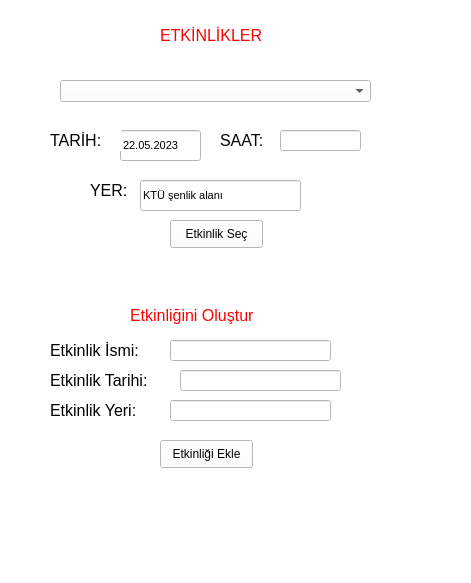
<?xml version="1.0" encoding="UTF-8"?>
<ui version="4.0">
 <class>Form</class>
 <widget class="QWidget" name="Form">
  <property name="geometry">
   <rect>
    <x>0</x>
    <y>0</y>
    <width>471</width>
    <height>583</height>
   </rect>
  </property>
  <property name="windowTitle">
   <string>Form</string>
  </property>
  <property name="styleSheet">
   <string notr="true">background-color: rgb(85, 255, 127);
background-color: rgb(255, 255, 255);</string>
  </property>
  <widget class="QLabel" name="etkinlikbaslk">
   <property name="geometry">
    <rect>
     <x>160</x>
     <y>10</y>
     <width>141</width>
     <height>51</height>
    </rect>
   </property>
   <property name="font">
    <font>
     <family>MS Shell Dlg 2</family>
     <pointsize>12</pointsize>
     <weight>9</weight>
     <italic>false</italic>
     <bold>false</bold>
    </font>
   </property>
   <property name="styleSheet">
    <string notr="true">font: 75 12pt &quot;MS Shell Dlg 2&quot;;
color: rgb(255, 0, 0);
font: 75 12pt &quot;MS Shell Dlg 2&quot;;
</string>
   </property>
   <property name="text">
    <string>ETKİNLİKLER</string>
   </property>
  </widget>
  <widget class="QComboBox" name="etkinlikler">
   <property name="geometry">
    <rect>
     <x>60</x>
     <y>80</y>
     <width>311</width>
     <height>22</height>
    </rect>
   </property>
  </widget>
  <widget class="QLineEdit" name="tarihsec">
   <property name="geometry">
    <rect>
     <x>120</x>
     <y>130</y>
     <width>81</width>
     <height>31</height>
    </rect>
   </property>
   <property name="font">
    <font>
     <family>MS Shell Dlg 2</family>
     <pointsize>8</pointsize>
     <weight>50</weight>
     <italic>false</italic>
     <bold>false</bold>
    </font>
   </property>
   <property name="styleSheet">
    <string notr="true">font: 14pt &quot;Segoe UI&quot;;
font: 8pt &quot;MS Shell Dlg 2&quot;;</string>
   </property>
   <property name="text">
    <string>22.05.2023</string>
   </property>
  </widget>
  <widget class="QLabel" name="label_tarih">
   <property name="geometry">
    <rect>
     <x>50</x>
     <y>130</y>
     <width>71</width>
     <height>21</height>
    </rect>
   </property>
   <property name="font">
    <font>
     <family>Segoe UI</family>
     <pointsize>12</pointsize>
    </font>
   </property>
   <property name="text">
    <string>TARİH:</string>
   </property>
  </widget>
  <widget class="QLabel" name="label_saat">
   <property name="geometry">
    <rect>
     <x>220</x>
     <y>130</y>
     <width>71</width>
     <height>21</height>
    </rect>
   </property>
   <property name="font">
    <font>
     <family>Segoe UI</family>
     <pointsize>12</pointsize>
    </font>
   </property>
   <property name="text">
    <string>SAAT:</string>
   </property>
  </widget>
  <widget class="QLineEdit" name="saatsec">
   <property name="geometry">
    <rect>
     <x>280</x>
     <y>130</y>
     <width>81</width>
     <height>21</height>
    </rect>
   </property>
   <property name="font">
    <font>
     <family>MS Shell Dlg 2</family>
     <pointsize>8</pointsize>
     <weight>50</weight>
     <italic>false</italic>
     <bold>false</bold>
    </font>
   </property>
   <property name="styleSheet">
    <string notr="true">font: 14pt &quot;Segoe UI&quot;;
font: 8pt &quot;MS Shell Dlg 2&quot;;</string>
   </property>
   <property name="text">
    <string/>
   </property>
  </widget>
  <widget class="QLabel" name="label_yer">
   <property name="geometry">
    <rect>
     <x>90</x>
     <y>180</y>
     <width>41</width>
     <height>21</height>
    </rect>
   </property>
   <property name="font">
    <font>
     <family>Segoe UI</family>
     <pointsize>12</pointsize>
    </font>
   </property>
   <property name="text">
    <string>YER:</string>
   </property>
  </widget>
  <widget class="QLineEdit" name="yersec">
   <property name="geometry">
    <rect>
     <x>140</x>
     <y>180</y>
     <width>161</width>
     <height>31</height>
    </rect>
   </property>
   <property name="font">
    <font>
     <family>MS Shell Dlg 2</family>
     <pointsize>8</pointsize>
     <weight>50</weight>
     <italic>false</italic>
     <bold>false</bold>
    </font>
   </property>
   <property name="styleSheet">
    <string notr="true">font: 14pt &quot;Segoe UI&quot;;
font: 8pt &quot;MS Shell Dlg 2&quot;;</string>
   </property>
   <property name="text">
    <string>KTÜ şenlik alanı</string>
   </property>
  </widget>
  <widget class="QPushButton" name="etkinligisec">
   <property name="geometry">
    <rect>
     <x>170</x>
     <y>220</y>
     <width>93</width>
     <height>28</height>
    </rect>
   </property>
   <property name="text">
    <string>Etkinlik Seç</string>
   </property>
  </widget>
  <widget class="QLabel" name="etkinligiolustur">
   <property name="geometry">
    <rect>
     <x>130</x>
     <y>290</y>
     <width>181</width>
     <height>51</height>
    </rect>
   </property>
   <property name="font">
    <font>
     <family>MS Shell Dlg 2</family>
     <pointsize>12</pointsize>
     <weight>9</weight>
     <italic>false</italic>
     <bold>false</bold>
    </font>
   </property>
   <property name="styleSheet">
    <string notr="true">font: 75 12pt &quot;MS Shell Dlg 2&quot;;
color: rgb(255, 0, 0);
font: 75 12pt &quot;MS Shell Dlg 2&quot;;
</string>
   </property>
   <property name="text">
    <string>Etkinliğini Oluştur</string>
   </property>
  </widget>
  <widget class="QLabel" name="etkinlikismi">
   <property name="geometry">
    <rect>
     <x>50</x>
     <y>340</y>
     <width>111</width>
     <height>21</height>
    </rect>
   </property>
   <property name="font">
    <font>
     <family>Segoe UI</family>
     <pointsize>12</pointsize>
    </font>
   </property>
   <property name="text">
    <string>Etkinlik İsmi:</string>
   </property>
  </widget>
  <widget class="QLineEdit" name="isim_olustur">
   <property name="geometry">
    <rect>
     <x>170</x>
     <y>340</y>
     <width>161</width>
     <height>21</height>
    </rect>
   </property>
   <property name="font">
    <font>
     <family>MS Shell Dlg 2</family>
     <pointsize>8</pointsize>
     <weight>50</weight>
     <italic>false</italic>
     <bold>false</bold>
    </font>
   </property>
   <property name="styleSheet">
    <string notr="true">font: 14pt &quot;Segoe UI&quot;;
font: 8pt &quot;MS Shell Dlg 2&quot;;</string>
   </property>
   <property name="text">
    <string/>
   </property>
  </widget>
  <widget class="QLineEdit" name="tarihsec_olustur">
   <property name="geometry">
    <rect>
     <x>180</x>
     <y>370</y>
     <width>161</width>
     <height>21</height>
    </rect>
   </property>
   <property name="font">
    <font>
     <family>MS Shell Dlg 2</family>
     <pointsize>8</pointsize>
     <weight>50</weight>
     <italic>false</italic>
     <bold>false</bold>
    </font>
   </property>
   <property name="styleSheet">
    <string notr="true">font: 14pt &quot;Segoe UI&quot;;
font: 8pt &quot;MS Shell Dlg 2&quot;;</string>
   </property>
   <property name="text">
    <string/>
   </property>
  </widget>
  <widget class="QLabel" name="label_tarih_3">
   <property name="geometry">
    <rect>
     <x>50</x>
     <y>370</y>
     <width>121</width>
     <height>21</height>
    </rect>
   </property>
   <property name="font">
    <font>
     <family>Segoe UI</family>
     <pointsize>12</pointsize>
    </font>
   </property>
   <property name="text">
    <string>Etkinlik Tarihi:</string>
   </property>
  </widget>
  <widget class="QLineEdit" name="yersec_olustur">
   <property name="geometry">
    <rect>
     <x>170</x>
     <y>400</y>
     <width>161</width>
     <height>21</height>
    </rect>
   </property>
   <property name="font">
    <font>
     <family>MS Shell Dlg 2</family>
     <pointsize>8</pointsize>
     <weight>50</weight>
     <italic>false</italic>
     <bold>false</bold>
    </font>
   </property>
   <property name="styleSheet">
    <string notr="true">font: 14pt &quot;Segoe UI&quot;;
font: 8pt &quot;MS Shell Dlg 2&quot;;</string>
   </property>
   <property name="text">
    <string/>
   </property>
  </widget>
  <widget class="QLabel" name="label_tarih_4">
   <property name="geometry">
    <rect>
     <x>50</x>
     <y>400</y>
     <width>111</width>
     <height>21</height>
    </rect>
   </property>
   <property name="font">
    <font>
     <family>Segoe UI</family>
     <pointsize>12</pointsize>
    </font>
   </property>
   <property name="text">
    <string>Etkinlik Yeri:</string>
   </property>
  </widget>
  <widget class="QPushButton" name="etkinlikekle">
   <property name="geometry">
    <rect>
     <x>160</x>
     <y>440</y>
     <width>93</width>
     <height>28</height>
    </rect>
   </property>
   <property name="text">
    <string>Etkinliği Ekle</string>
   </property>
  </widget>
 </widget>
 <resources>
  <include location="resim.qrc"/>
 </resources>
 <connections/>
</ui>
